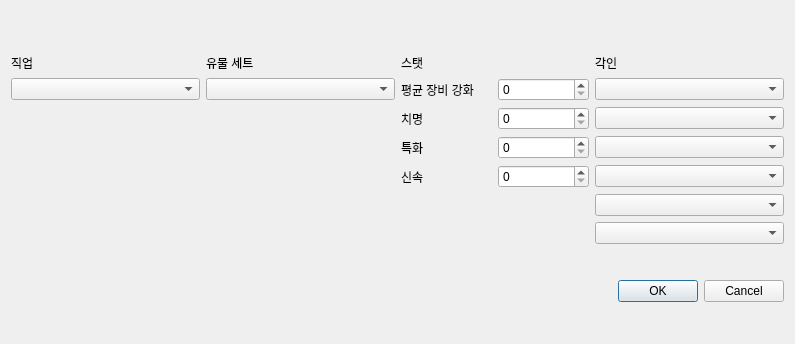
<?xml version="1.0" encoding="UTF-8"?>
<ui version="4.0">
 <class>Dialog</class>
 <widget class="QDialog" name="Dialog">
  <property name="geometry">
   <rect>
    <x>0</x>
    <y>0</y>
    <width>795</width>
    <height>344</height>
   </rect>
  </property>
  <property name="sizePolicy">
   <sizepolicy hsizetype="Expanding" vsizetype="Expanding">
    <horstretch>0</horstretch>
    <verstretch>0</verstretch>
   </sizepolicy>
  </property>
  <property name="windowTitle">
   <string>Dialog</string>
  </property>
  <layout class="QGridLayout" name="gridLayout_2">
   <item row="1" column="0">
    <widget class="QDialogButtonBox" name="buttonBox">
     <property name="orientation">
      <enum>Qt::Horizontal</enum>
     </property>
     <property name="standardButtons">
      <set>QDialogButtonBox::Cancel|QDialogButtonBox::Ok</set>
     </property>
    </widget>
   </item>
   <item row="0" column="0">
    <layout class="QGridLayout" name="gridLayout">
     <property name="topMargin">
      <number>13</number>
     </property>
     <item row="3" column="0">
      <widget class="QComboBox" name="class_CB"/>
     </item>
     <item row="3" column="3">
      <widget class="QComboBox" name="engraving_CB1"/>
     </item>
     <item row="0" column="0">
      <widget class="QLabel" name="label">
       <property name="text">
        <string>직업</string>
       </property>
      </widget>
     </item>
     <item row="6" column="3">
      <widget class="QComboBox" name="engraving_CB3"/>
     </item>
     <item row="3" column="1">
      <widget class="QComboBox" name="artifact_CB"/>
     </item>
     <item row="7" column="3">
      <widget class="QComboBox" name="engraving_CB4"/>
     </item>
     <item row="0" column="2">
      <widget class="QLabel" name="label_3">
       <property name="sizePolicy">
        <sizepolicy hsizetype="Preferred" vsizetype="Minimum">
         <horstretch>0</horstretch>
         <verstretch>0</verstretch>
        </sizepolicy>
       </property>
       <property name="text">
        <string>스탯</string>
       </property>
      </widget>
     </item>
     <item row="9" column="3">
      <widget class="QComboBox" name="engraving_CB6"/>
     </item>
     <item row="0" column="3">
      <widget class="QLabel" name="label_4">
       <property name="sizePolicy">
        <sizepolicy hsizetype="Preferred" vsizetype="Fixed">
         <horstretch>0</horstretch>
         <verstretch>0</verstretch>
        </sizepolicy>
       </property>
       <property name="text">
        <string>각인</string>
       </property>
      </widget>
     </item>
     <item row="5" column="3">
      <widget class="QComboBox" name="engraving_CB2">
       <property name="maxVisibleItems">
        <number>50</number>
       </property>
      </widget>
     </item>
     <item row="0" column="1">
      <widget class="QLabel" name="label_2">
       <property name="text">
        <string>유물 세트</string>
       </property>
      </widget>
     </item>
     <item row="8" column="3">
      <widget class="QComboBox" name="engraving_CB5"/>
     </item>
     <item row="6" column="2">
      <layout class="QHBoxLayout" name="horizontalLayout_3">
       <item>
        <widget class="QLabel" name="label_7">
         <property name="text">
          <string>특화</string>
         </property>
        </widget>
       </item>
       <item>
        <widget class="QSpinBox" name="stat_SB3"/>
       </item>
      </layout>
     </item>
     <item row="3" column="2">
      <layout class="QHBoxLayout" name="horizontalLayout_2">
       <item>
        <widget class="QLabel" name="label_6">
         <property name="text">
          <string>평균 장비 강화</string>
         </property>
        </widget>
       </item>
       <item>
        <widget class="QSpinBox" name="stat_SB1">
         <property name="enabled">
          <bool>true</bool>
         </property>
        </widget>
       </item>
      </layout>
     </item>
     <item row="5" column="2">
      <layout class="QHBoxLayout" name="horizontalLayout">
       <item>
        <widget class="QLabel" name="label_5">
         <property name="text">
          <string>치명</string>
         </property>
        </widget>
       </item>
       <item>
        <widget class="QSpinBox" name="stat_SB2"/>
       </item>
      </layout>
     </item>
     <item row="7" column="2">
      <layout class="QHBoxLayout" name="horizontalLayout_4">
       <item>
        <widget class="QLabel" name="label_8">
         <property name="text">
          <string>신속</string>
         </property>
        </widget>
       </item>
       <item>
        <widget class="QSpinBox" name="stat_SB4"/>
       </item>
      </layout>
     </item>
     <item row="8" column="2">
      <widget class="QLabel" name="remain_stat_L">
       <property name="text">
        <string/>
       </property>
      </widget>
     </item>
    </layout>
   </item>
  </layout>
 </widget>
 <resources/>
 <connections>
  <connection>
   <sender>buttonBox</sender>
   <signal>accepted()</signal>
   <receiver>Dialog</receiver>
   <slot>accept()</slot>
   <hints>
    <hint type="sourcelabel">
     <x>248</x>
     <y>254</y>
    </hint>
    <hint type="destinationlabel">
     <x>157</x>
     <y>274</y>
    </hint>
   </hints>
  </connection>
  <connection>
   <sender>buttonBox</sender>
   <signal>rejected()</signal>
   <receiver>Dialog</receiver>
   <slot>reject()</slot>
   <hints>
    <hint type="sourcelabel">
     <x>316</x>
     <y>260</y>
    </hint>
    <hint type="destinationlabel">
     <x>286</x>
     <y>274</y>
    </hint>
   </hints>
  </connection>
 </connections>
</ui>
